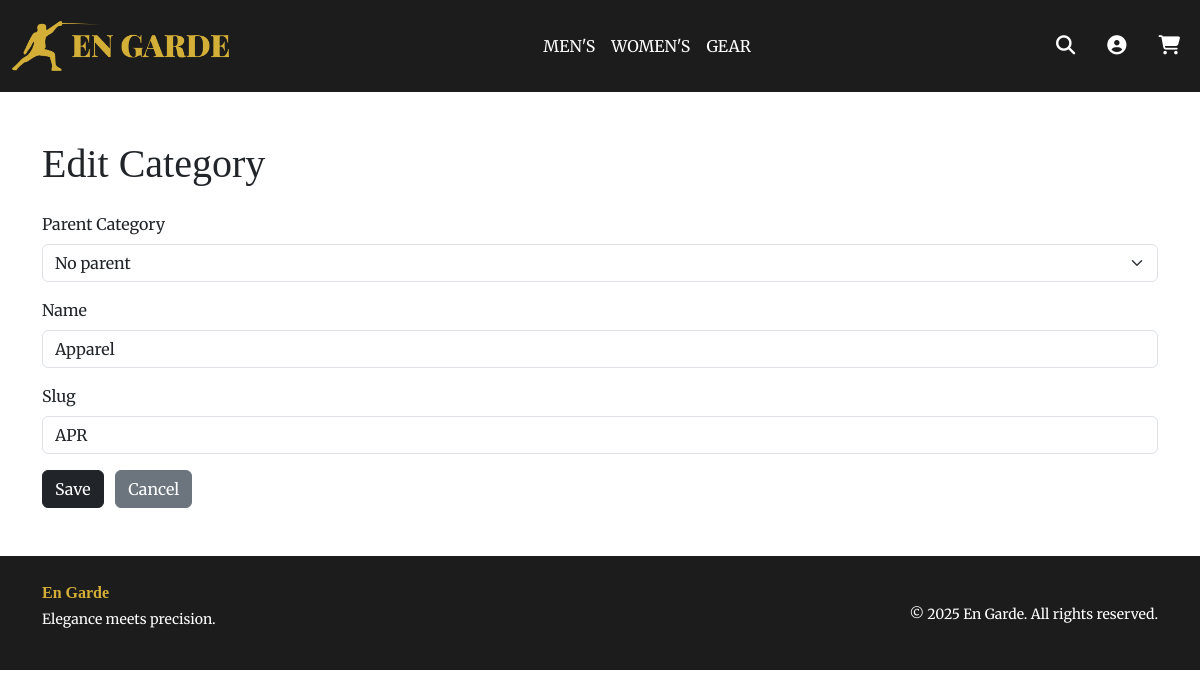
/admin/category/4/edit, run on the app's committed database.
### website/models.py (models this page shows)
class Category(db.Model):
    __tablename__ = 'categories'
    id = db.Column(db.Integer, primary_key=True)
    parent_id = db.Column(db.Integer, db.ForeignKey('categories.id'), nullable=True)
    name = db.Column(db.String(100), unique=True, nullable=False)
    slug = db.Column(db.String(100), unique=True, nullable=False)
    parent = db.relationship('Category', backref='children', remote_side=[id] )
    products = db.relationship('Product', backref='category', lazy=True)

### website/admin.py (the view, shortened to what this page needs)
@admin.route("admin/category/<int:cat_id>/edit", methods=["GET", "POST"])
def admin_edit_category(cat_id):
    cat = Category.query.get_or_404(cat_id)
    form = CategoryForm(obj=cat)
    top_option = [(0, "No parent")]
    existing_cats = Category.query.filter(Category.id != cat.id).all()
    sub_options = [(c.id, c.name) for c in existing_cats]
    form.parent_id.choices = top_option + sub_options
    if request.method == "GET":
        form.parent_id.data = cat.parent_id if cat.parent_id else 0
    return render_template("admin/category_form.html", form=form, category=cat)

### website/forms.py
class CategoryForm(FlaskForm):
    parent_id = SelectField("Parent Category", coerce=int, choices=[])
    name = StringField("Name", validators=[DataRequired()])
    slug = StringField("Slug", validators=[DataRequired()])
    submit= SubmitField("Save Category")

### website/templates/admin/category_form.html (shortened to what this page needs)
{% extends "base.html" %}
{% block content %}
<div class="container py-5">
  <h1 class="mb-4">{{ 'Edit Category' if category else 'Add New Category' }}</h1>
  <form method="POST">
    <div class="mb-3">
      {{ form.parent_id.label(class="form-label") }}
      {{ form.parent_id(class="form-select") }}
    </div>
    <div class="mb-3">
      {{ form.name.label(class="form-label") }}
      {{ form.name(class="form-control") }}
    </div>
    <div class="mb-3">
      {{ form.slug.label(class="form-label") }}
      {{ form.slug(class="form-control") }}
    </div>
    <button type="submit" class="btn btn-dark">Save</button>
    <a href="{{ url_for('admin.admin_list_categories') }}" class="btn btn-secondary ms-2">Cancel</a>
  </form>
</div>
{% endblock %}

### website/static/css/styles.css (style rules this page uses)
:root { --fencing-gold: #D4AF37; --fencing-dark: #1C1C1C; --gold-weak: #cd7f32; --gold-moderate: #D4AF37; --gold-strong: #ffdf00; }
body { font-family: 'Merriweather', serif; }
h1, h2, h3 { font-family: 'Playfair Display', serif; }

### data on the page
Category: parent_id "No parent", name "Apparel", slug "APR"

### other printed values
{{ 'Edit Category' if category else 'Add New Category' }} "Edit Category"
